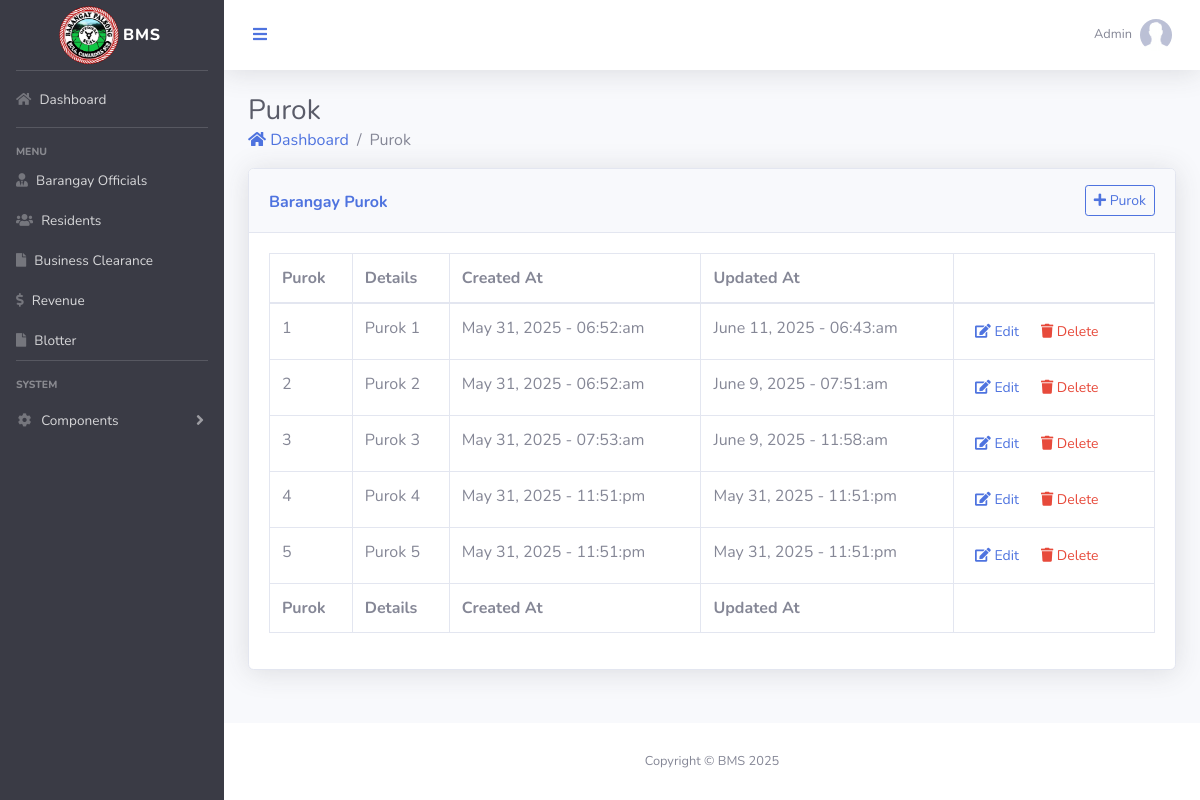
/purok.php (signed in), run on the app's committed database.
### tables this page shows
CREATE TABLE `purok` (
  `id` int(11) NOT NULL,
  `name` varchar(45) NOT NULL,
  `details` text DEFAULT NULL,
  `created_at` timestamp NOT NULL DEFAULT current_timestamp(),
  `updated_at` timestamp NOT NULL DEFAULT current_timestamp()
);

### model/Purok/PurokList.php (called while the page is built, shortened)
<?php
	$query = "SELECT * FROM purok";
	$result = $conn->query($query);
	$purok = [];
?>

### purok.php (the view, shortened to what this page needs)
<?php
    include 'server/Database.php';
    include 'model/Purok/PurokList.php';
?>
<?php include 'templates/header.php' ?>
</head>
<body id="page-top">
    <div id="wrapper">
        <?php include 'templates/sidebar.php' ?>
        <div id="content-wrapper" class="d-flex flex-column">
            <div id="content">
                <?php include 'templates/navbar.php' ?>
                <div class="container-fluid">
                    <h1 class="h3 mb-0 text-gray-800">Purok</h1>
                    <nav aria-label="breadcrumb">
                      <ol class="breadcrumb bg-transparent m-0 mb-3 p-0">
                        <li class="breadcrumb-item"><a href="dashboard.php"> <i class="fas fa-home"></i> Dashboard</a></li>
                        <li class="breadcrumb-item active" aria-current="page">Purok</li>
                      </ol>
                    </nav>
                    <div class="card shadow mb-4">
                        <div class="card-header py-3 d-flex  justify-content-between">
                            <h6 class="pt-2 m-0 font-weight-bold text-primary">Barangay Purok</h6>
                            <button
                                type="button"
                                class="btn btn-outline-primary btn-sm"
                                data-toggle="modal" data-target="#addPurok">
                             <i class="fas fa-plus"></i> Purok
                            </button>
                        </div>
                        <div class="card-body">
                            <div class="table-responsive">
                                <table class="table table-bordered" id="dataTable" width="100%" cellspacing="0">
                                    <thead class="text-nowrap">
                                        <tr>
                                            <th>Purok</th>
                                            <th>Details</th>
                                            <th>Created At</th>
                                            <th>Updated At</th>
                                            <th></th>
                                        </tr>
                                    </thead>
                                    <tfoot>
                                        <th>Purok</th>
                                        <th>Details</th>
                                        <th>Created At</th>
                                        <th>Updated At</th>
                                        <th></th>
                                    </tfoot>
                                    <tbody>
                                        <?php if(!empty($purok)): ?>
                                            <?php foreach($purok as $row): ?>
                                                <tr>
                                                    <td><?=$row['name']?></td>
                                                    <td><?=$row['details']?></td>
                                                    <td><?=date("F j, Y - h:i:a", strtotime($row['created_at']))?></td>
                                                    <td><?=date("F j, Y - h:i:a", strtotime($row['updated_at']))?></td>
                                                    <td>
                                                        <button
                                                            type="button"
                                                            class="btn  btn-sm text-primary"
                                                            data-toggle="modal"
                                                            data-target="#editPurok"
                                                            onclick="viewPurok(this)"
                                                            data-id="<?=$row['id']?>"
                                                            data-name="<?=$row['name']?>"
                                                            data-details="<?=$row['details']?>">
                                                         <i class="fas fa-edit"></i> Edit
                                                        </button>
                                                        <button
                                                            type="button"
                                                            class="btn btn-sm text-danger"
                                                            data-target="#deletePurok"
                                                            data-id="<?=$row['id']?>">
                                                         <i class="fas fa-trash"></i> Delete
                                                        </button>
                                                    </td>
                                                 </tr>
                                            <?php endforeach ?>
                                        <?php endif ?>
                                    </tbody>
                                </table>
                            </div>
                        </div>
                    </div>
                </div>
            </div>
<?php
    include 'templates/footer.php';
?>

### data on the page
purok: name "1", details "Purok 1", created_at "May 31, 2025 - 06:52:am", updated_at "June 11, 2025 - 06:43:am"
purok: name "2", details "Purok 2", created_at "May 31, 2025 - 06:52:am", updated_at "June 9, 2025 - 07:51:am"
purok: name "3", details "Purok 3", created_at "May 31, 2025 - 07:53:am", updated_at "June 9, 2025 - 11:58:am"
purok: name "4", details "Purok 4", created_at "May 31, 2025 - 11:51:pm", updated_at "May 31, 2025 - 11:51:pm"
purok: name "5", details "Purok 5", created_at "May 31, 2025 - 11:51:pm", updated_at "May 31, 2025 - 11:51:pm"

### other printed values
$_SESSION['username'] "Admin"
